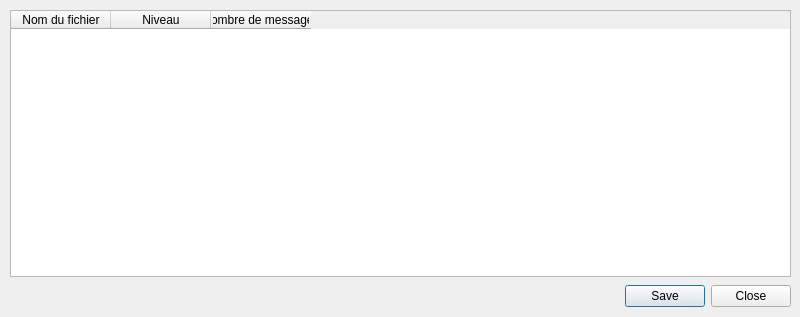
<?xml version="1.0" encoding="UTF-8"?>
<ui version="4.0">
 <class>Logging</class>
 <widget class="QMainWindow" name="Logging">
  <property name="geometry">
   <rect>
    <x>0</x>
    <y>0</y>
    <width>800</width>
    <height>317</height>
   </rect>
  </property>
  <property name="minimumSize">
   <size>
    <width>800</width>
    <height>317</height>
   </size>
  </property>
  <property name="maximumSize">
   <size>
    <width>800</width>
    <height>317</height>
   </size>
  </property>
  <property name="windowTitle">
   <string>Gestion des fichiers de log</string>
  </property>
  <widget class="QWidget" name="centralwidget">
   <widget class="QDialogButtonBox" name="listeBoutonsExporterLog">
    <property name="geometry">
     <rect>
      <x>450</x>
      <y>280</y>
      <width>341</width>
      <height>32</height>
     </rect>
    </property>
    <property name="orientation">
     <enum>Qt::Horizontal</enum>
    </property>
    <property name="standardButtons">
     <set>QDialogButtonBox::Close|QDialogButtonBox::Save</set>
    </property>
   </widget>
   <widget class="QTableWidget" name="fichiersLog">
    <property name="geometry">
     <rect>
      <x>10</x>
      <y>10</y>
      <width>781</width>
      <height>267</height>
     </rect>
    </property>
    <property name="focusPolicy">
     <enum>Qt::NoFocus</enum>
    </property>
    <property name="editTriggers">
     <set>QAbstractItemView::DoubleClicked</set>
    </property>
    <property name="alternatingRowColors">
     <bool>true</bool>
    </property>
    <property name="selectionMode">
     <enum>QAbstractItemView::SingleSelection</enum>
    </property>
    <property name="selectionBehavior">
     <enum>QAbstractItemView::SelectRows</enum>
    </property>
    <property name="wordWrap">
     <bool>false</bool>
    </property>
    <property name="cornerButtonEnabled">
     <bool>false</bool>
    </property>
    <attribute name="verticalHeaderVisible">
     <bool>false</bool>
    </attribute>
    <column>
     <property name="text">
      <string>Nom du fichier</string>
     </property>
    </column>
    <column>
     <property name="text">
      <string extracomment="Error level">Niveau</string>
     </property>
    </column>
    <column>
     <property name="text">
      <string>Nombre de messages</string>
     </property>
    </column>
   </widget>
  </widget>
 </widget>
 <resources/>
 <connections/>
</ui>
